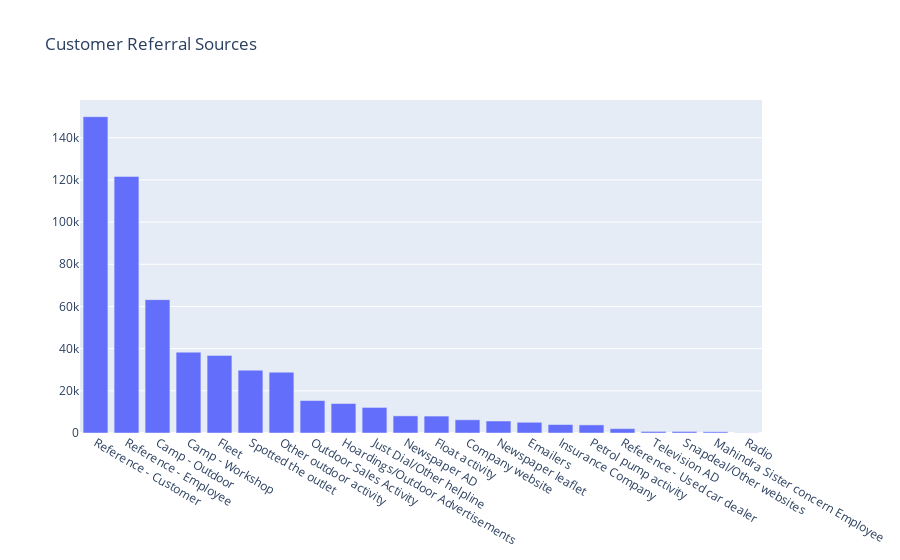

The notebook cell this image was saved under:
### Code cell
fig = go.Figure(data=go.Bar(y=customer.data_origin.value_counts(),x=source.index))
#fig.update_layout(autosize=False,height=1200,width=1200)

fig.update_layout(
    #autosize=False,
    #width=500,
    #height=500,
    title_text='Customer Referral Sources'
)

#fig.update_yaxes(automargin=True)

fig.show()

### Figure 1 — Plotly figure (JSON) as saved in the notebook; plotly's stock layout.template omitted (floating-point values rounded to 4 significant figures)
{"data": [{"type": "bar", "x": ["Reference - Customer", "Reference - Employee", "Camp - Outdoor", "Camp - Workshop", "Fleet", "Spotted the outlet", "Other outdoor activity", "Outdoor Sales Activity", "Hoardings/Outdoor Advertisements", "Just Dial/Other helpline", "Newspaper AD", "Float activity", "Company website", "Newspaper leaflet", "Emailers", "Insurance Company", "Petrol pump activity", "Reference - Used car dealer", "Television AD", "Snapdeal/Other websites", "Mahindra Sister concern Employee", "Radio"], "y": [149997, 121660, 63237, 38326, 36801, 29780, 28828, 15382, 13967, 12122, 8118, 8023, 6260, 5685, 5082, 4014, 3840, 2069, 745, 735, 590, 77]}], "layout": {"title": {"text": "Customer Referral Sources"}}}
